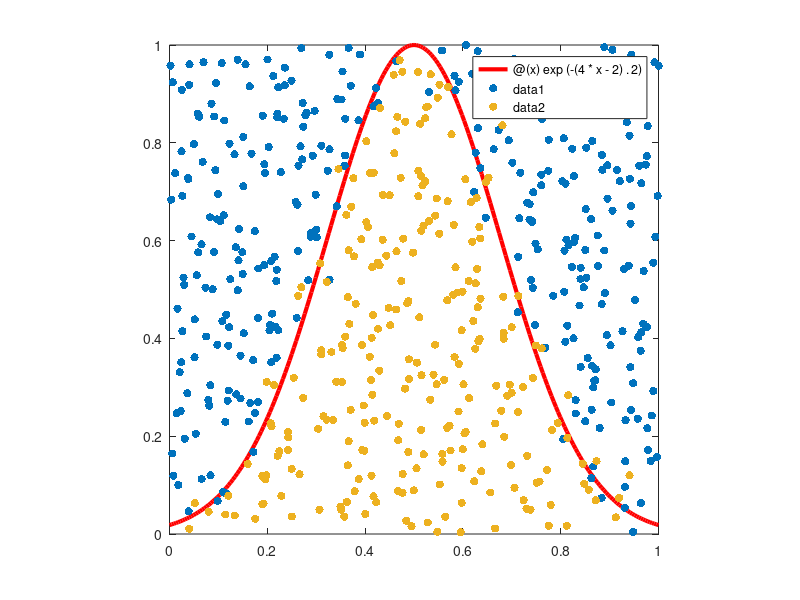

Here is the MATLAB script that generated this plot:
%% This script will generate easier data for a binary classification problem in 2 dimensions.
% Since the easy network had trouble to capture the complex shape of the
% original data, i will create a simpler datashape based on only one
% gauss-curve
clear all
rng('default')
numberOfRows = 25;
numberOfColumns = 25;
numberOfPoints = numberOfRows * numberOfColumns;
sigma = 0.0625/2;

% The points we want to classify will be in the unit square [0;1]x[0;1] 
a = 0;
b = 1;
c = 0;
d = 1;

X = linspace(a, b, numberOfColumns);
Y = linspace(c, d, numberOfRows);

% The data will be stored in a numberOfPoints x 3 matrix: x, y,
% classification
data = zeros(numberOfPoints, 3);

% The function that will be used for classification. We will label
% something as 1 if it is above the function
function1 = @(x) exp(-(4*x-2).^2);

for i=1:numberOfColumns
    for j=1:numberOfRows
        x = X(i);
        y = Y(j);

        if function1(x) < y 
            classification = 1;
        else
            classification = 0;
        end
        
        % We also add a bit of noise to the data points to simulate
        % measurement errors
        data((i-1)*numberOfRows+j, 1) = x+normrnd(0, sigma);
        data((i-1)*numberOfRows+j, 2) = y+normrnd(0, sigma);
        data((i-1)*numberOfRows+j, 3) = classification;
    end
end
%% Plot to see if the data got generated correctly
fplot(function1, [0 1], 'r', 'LineWidth', 3)
hold on
axis square
xlim([0 1])
ylim([0 1])

positiveRows = data(:, 3) == 1;
negativeRows = data(:, 3) == 0;

scatter(data(positiveRows, 1), data(positiveRows, 2), 'blue', 'filled')
scatter(data(negativeRows, 1), data(negativeRows, 2), 'filled', 'MarkerFaceColor', "#EDB120")
hold off

%% Saving data to .mat file


% Permutate data
permutedIndices = randperm(numberOfPoints);
permutedData = data(permutedIndices, :);
%%
x = permutedData(:, 1);
y = permutedData(:, 2);
classification = permutedData(:, 3);

save('easierdata.mat', 'x', 'y', 'classification')



